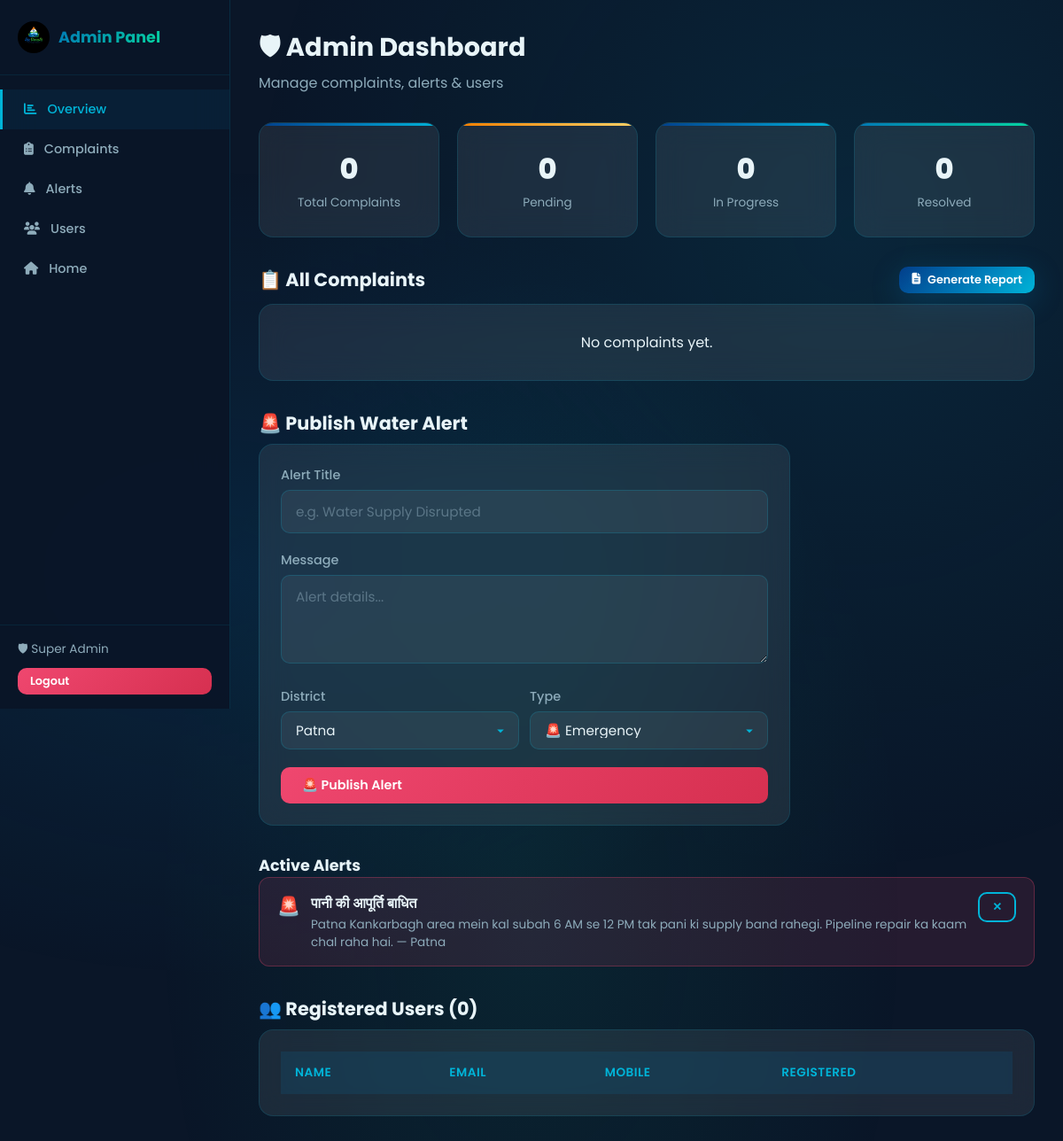
Page /admin/dashboard.php (signed in) on the committed database.
### tables this page shows
CREATE TABLE alerts (
    id INT AUTO_INCREMENT PRIMARY KEY,
    title VARCHAR(200) NOT NULL,
    message TEXT NOT NULL,
    district VARCHAR(100) NOT NULL,
    alert_type ENUM('Emergency','Warning','Info') DEFAULT 'Info',
    is_active TINYINT(1) DEFAULT 1,
    created_at TIMESTAMP DEFAULT CURRENT_TIMESTAMP,
    created_by INT,
    FOREIGN KEY (created_by) REFERENCES admins(id) ON DELETE SET NULL
);

### includes/config.php (called while the page is built, shortened)
<?php
function sanitize($data) {
    return htmlspecialchars(trim($data), ENT_QUOTES, 'UTF-8');
}
?>

### admin/dashboard.php (the view, shortened to what this page needs)
<?php
require_once '../includes/config.php';
$complaints = $pdo->query("SELECT c.*, u.name as user_name, u.email as user_email, u.mobile as user_mobile FROM complaints c JOIN users u ON c.user_id = u.id ORDER BY c.created_at DESC")->fetchAll();
$alerts = $pdo->query("SELECT * FROM alerts WHERE is_active = 1 ORDER BY created_at DESC")->fetchAll();
$users = $pdo->query("SELECT * FROM users ORDER BY created_at DESC")->fetchAll();
$total = count($complaints);
$pending = count(array_filter($complaints, fn($c) => $c['status'] === 'Pending'));
$inProgress = count(array_filter($complaints, fn($c) => $c['status'] === 'In Progress'));
$resolved = count(array_filter($complaints, fn($c) => $c['status'] === 'Resolved'));
$districts = ['Patna','Gaya','Muzaffarpur','Bhagalpur','Darbhanga','Purnia','Nalanda','Vaishali','Samastipur','Begusarai','Munger','Saran','Siwan','Gopalganj','Madhubani','Sitamarhi','Araria','Kishanganj','Katihar','Saharsa'];
?>
<!DOCTYPE html>
<html lang="en">
<head>
    <link rel="stylesheet" href="../css/style.css">
    <link rel="stylesheet" href="https://cdnjs.cloudflare.com/ajax/libs/font-awesome/6.5.0/css/all.min.css">
</head>
<body>
<div class="dashboard">
    <aside class="sidebar">
        <div class="sidebar-header">
            <a href="../index.php" class="logo"><img src="../images/logo.jpeg" alt="Logo"><span>Admin Panel</span></a>
        </div>
        <a href="#stats" class="nav-item active"><i class="fas fa-chart-bar"></i> Overview</a>
        <a href="#complaints" class="nav-item"><i class="fas fa-clipboard-list"></i> Complaints</a>
        <a href="#alerts" class="nav-item"><i class="fas fa-bell"></i> Alerts</a>
        <a href="#users" class="nav-item"><i class="fas fa-users"></i> Users</a>
        <a href="../index.php" class="nav-item"><i class="fas fa-home"></i> Home</a>
        <div class="sidebar-footer">
            <div style="font-size:0.85rem;color:var(--text-muted);margin-bottom:8px;">
                🛡 <?= sanitize($_SESSION['admin_name']) ?>
            </div>
            <a href="logout.php" class="btn btn-danger btn-sm" style="width:100%;text-align:center;">Logout</a>
        </div>
    </aside>
    <main class="main-content">
        <div class="page-header">
            <h1>🛡 Admin Dashboard</h1>
            <p>Manage complaints, alerts & users</p>
        </div>
        <div id="stats" class="grid-4 mb-4">
            <div class="card stat-card blue"><div class="stat-value"><?= $total ?></div><div class="stat-label">Total Complaints</div></div>
            <div class="card stat-card orange"><div class="stat-value"><?= $pending ?></div><div class="stat-label">Pending</div></div>
            <div class="card stat-card blue"><div class="stat-value"><?= $inProgress ?></div><div class="stat-label">In Progress</div></div>
            <div class="card stat-card green"><div class="stat-value"><?= $resolved ?></div><div class="stat-label">Resolved</div></div>
        </div>
        <div id="complaints" class="mb-4">
            <div style="display:flex;justify-content:space-between;align-items:center;flex-wrap:wrap;margin-bottom:12px;">
                <h2 class="section-title" style="font-size:1.3rem;margin-bottom:0;">📋 All Complaints</h2>
                <button class="btn btn-primary btn-sm" onclick="generateAdminReport()" style="white-space:nowrap;">
                    <i class="fas fa-file-alt"></i> Generate Report
                </button>
            </div>
            <?php if(empty($complaints)): ?>
                <div class="card text-center" style="padding:30px;">No complaints yet.</div>
            <?php endif; ?>
        </div>
        <div id="alerts" class="mb-4">
            <h2 class="section-title" style="font-size:1.3rem;">🚨 Publish Water Alert</h2>
            <div class="card fade-in" style="max-width:600px;">
                <form method="POST">
                    <div class="form-group">
                        <label>Alert Title</label>
                        <input type="text" name="title" class="form-control" placeholder="e.g. Water Supply Disrupted" required>
                    </div>
                    <div class="form-group">
                        <label>Message</label>
                        <textarea name="message" class="form-control" placeholder="Alert details..." required></textarea>
                    </div>
                    <div style="display:grid;grid-template-columns:1fr 1fr;gap:12px;">
                        <div class="form-group">
                            <label>District</label>
                            <select name="district" class="form-control" required>
                                <?php foreach($districts as $d): ?><option value="<?= $d ?>"><?= $d ?></option><?php endforeach; ?>
                            </select>
                        </div>
                        <div class="form-group">
                            <label>Type</label>
                            <select name="alert_type" class="form-control">
                                <option value="Emergency">🚨 Emergency</option>
                            </select>
                        </div>
                    </div>
                    <button type="submit" class="btn btn-danger" style="width:100%;">🚨 Publish Alert</button>
                </form>
            </div>
            <h3 class="mt-4" style="font-size:1.1rem;">Active Alerts</h3>
            <?php foreach($alerts as $a): ?>
            <div class="alert-box <?= strtolower($a['alert_type']) ?> mb-2">
                <span class="alert-icon"><?= $a['alert_type']=='Emergency'?'🚨':'⚠️' ?></span>
                <div style="flex:1">
                    <div class="alert-title"><?= sanitize($a['title']) ?></div>
                    <div class="alert-msg"><?= sanitize($a['message']) ?> — <?= sanitize($a['district']) ?></div>
                </div>
                <form method="POST" style="display:inline;">
                    <button type="submit" class="btn btn-outline btn-sm" onclick="return confirm('Remove this alert?')">✕</button>
                </form>
            </div>
            <?php endforeach; ?>
        </div>
        <div id="users">
            <h2 class="section-title" style="font-size:1.3rem;">👥 Registered Users (<?= count($users) ?>)</h2>
            <div class="table-wrapper card">
                <table>
                    <thead><tr><th>Name</th><th>Email</th><th>Mobile</th><th>Registered</th></tr></thead>
                </table>
            </div>
        </div>
    </main>
</div>
</body>
</html>

### rows in the picture
alerts: title "पानी की आपूर्ति बाधित", message "Patna Kankarbagh area mein kal subah 6 AM se 12 PM tak pani ki supply band rahegi. Pipeline repair ka kaam chal raha hai.", district "Patna"

### other values in the picture
$_SESSION['admin_name'] "Super Admin"
$total "0"
$pending "0"
$inProgress "0"
$resolved "0"
count($users) "0"
form field district "Patna"
